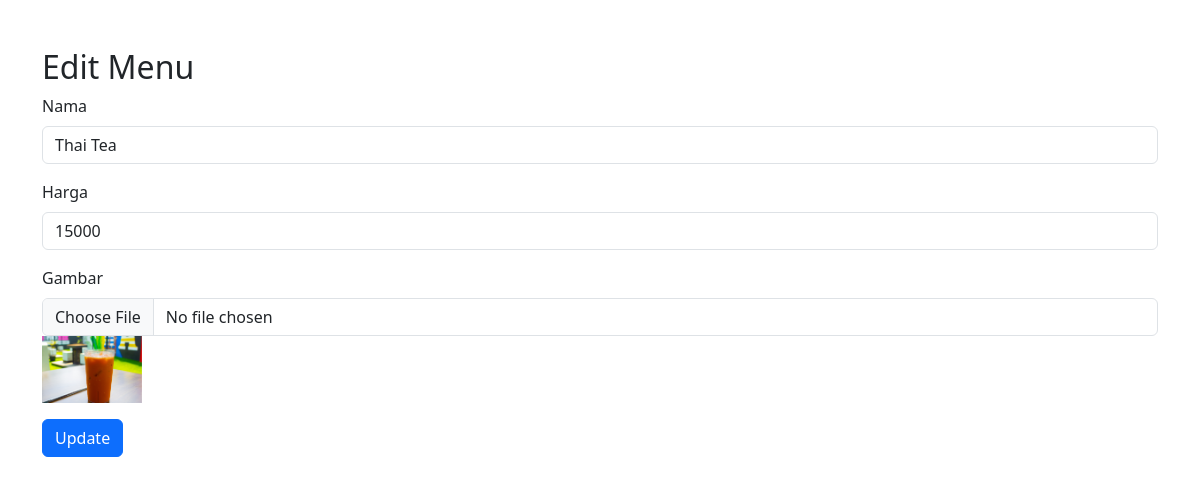
Screenshot of /produk-edit.php?id=5 with the database file from the repository.
### tables this page shows
CREATE TABLE `produk` (
  `id` int(11) NOT NULL,
  `name` varchar(255) NOT NULL,
  `price` int(10) NOT NULL,
  `image` varchar(255) NOT NULL
);

### produk-edit.php (the view, shortened to what this page needs)
<?php
include 'conn.php';
$id = $_GET['id'];
$sql = "SELECT * FROM produk WHERE id=$id";
$result = $conn->query($sql);
$row = $result->fetch_assoc();
?>
<!DOCTYPE html>
<html lang="en">
<head>
    <link href="https://cdn.jsdelivr.net/npm/bootstrap@5.3.3/dist/css/bootstrap.min.css" rel="stylesheet">
</head>
<body>
<div class="container mt-5">
    <h2>Edit Menu</h2>
    <form action="produk-edit.php" method="post" enctype="multipart/form-data">
        <div class="mb-3">
            <label for="name" class="form-label">Nama</label>
            <input type="text" class="form-control" id="name" name="name" value="<?php echo $row['name']; ?>" required>
        </div>
        <div class="mb-3">
            <label for="price" class="form-label">Harga</label>
            <input type="number" class="form-control" id="price" name="price" value="<?php echo $row['price']; ?>" required>
        </div>
        <div class="mb-3">
            <label for="image" class="form-label">Gambar</label>
            <input type="file" class="form-control" id="image" name="image">
            <img src="res/<?php echo $row['image']; ?>" alt="<?php echo $row['name']; ?>" width="100">
        </div>
        <button type="submit" class="btn btn-primary">Update</button>
    </form>
</div>
</body>
</html>

### rows the page displays
produk: name "Thai Tea", price "15000", image (picture)
